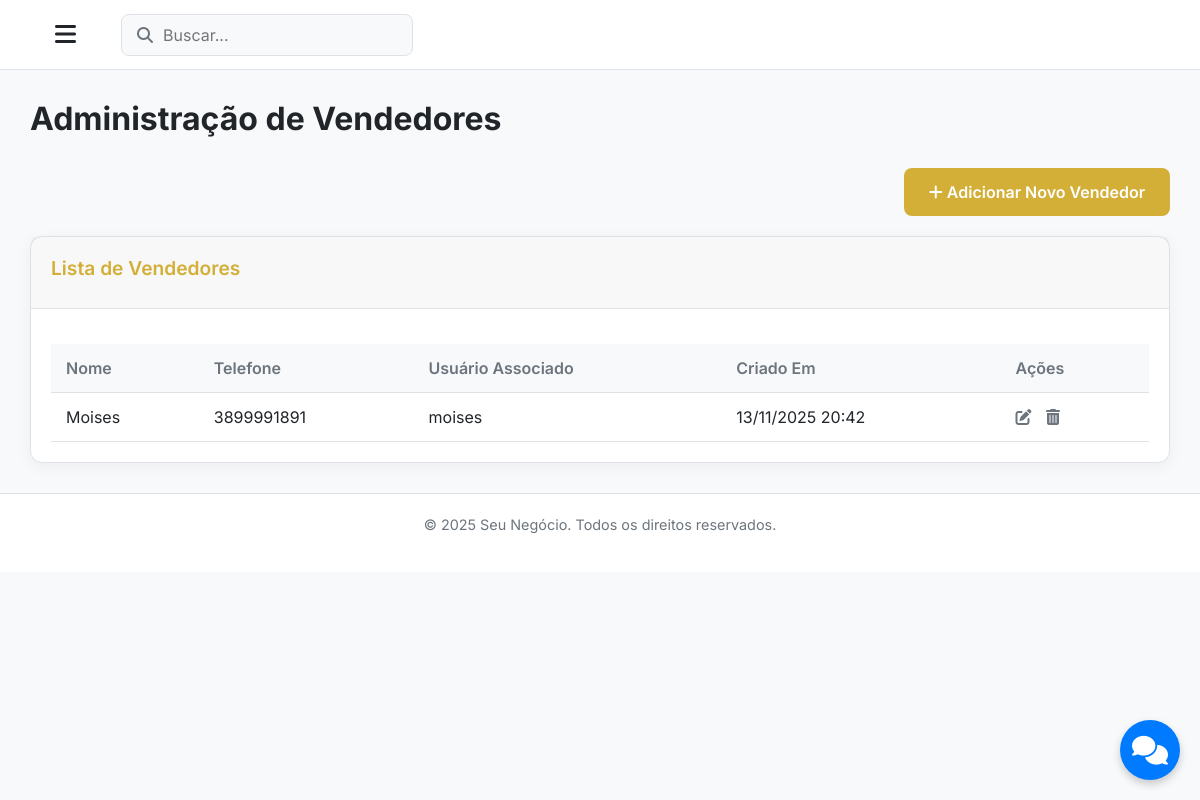
The app's page /project/vendors/ (signed in) with its own data.
### project/models.py (models this page shows, shortened)
class Vendor(models.Model):
    user = models.OneToOneField(settings.AUTH_USER_MODEL, on_delete=models.CASCADE, related_name='vendor_profile', null=True, blank=True)
    name = models.CharField('nome', max_length=200)
    phone = models.CharField('telefone', max_length=30, blank=True)
    profile_image = models.ImageField('imagem de perfil', upload_to=vendor_profile_image_upload_to, blank=True, null=True, validators=[FileExtensionValidator(allowed_extensions=['jpg', 'jpeg', 'png', 'webp'])])
    created_at = models.DateTimeField(default=timezone.now)
    class Meta:
        verbose_name = 'Vendedor'
        verbose_name_plural = 'Vendedores'

### project/views.py (the view)
# urls.py: path('vendors/', vendor_list_view, name='vendor_list'),
@login_required
def vendor_list_view(request):
    vendors = Vendor.objects.all().order_by('-created_at')
    context = {
        'vendors': vendors,
        'page_title': 'Administração de Vendedores'
    }
    return render(request, 'vendor_list.html', context)

### templates/vendor_list.html (shortened to what this page needs)
{% extends "base.html" %}
{% load static %}
{% block content %}
<h2 class="page-title">{{ page_title }}</h2>
<div class="content-header-actions">
    <a href="/admin/project/vendor/add/" target="_blank" class="btn btn-primary">
        <i class="fas fa-plus"></i> Adicionar Novo Vendedor
    </a>
</div>
<div class="card">
    <div class="card-header">
        <h3>Lista de Vendedores</h3>
    </div>
    <div class="card-body">
        <div class="table-responsive">
            <table>
                <thead>
                    <tr>
                        <th>Nome</th>
                        <th>Telefone</th>
                        <th>Usuário Associado</th>
                        <th>Criado Em</th>
                        <th>Ações</th>
                    </tr>
                </thead>
                <tbody>
                    {% for vendor in vendors %}
                    <tr>
                        <td>{{ vendor.name }}</td>
                        <td>{{ vendor.phone|default:"N/A" }}</td>
                        <td>{{ vendor.user.username|default:"N/A" }}</td>
                        <td>{{ vendor.created_at|date:"d/m/Y H:i" }}</td>
                        <td>
                            <a href="/admin/project/vendor/{{ vendor.pk }}/change/" target="_blank" class="action-icon edit-icon" title="Editar">
                                <i class="fas fa-edit"></i>
                            </a>
                            <a href="/admin/project/vendor/{{ vendor.pk }}/delete/" target="_blank" class="action-icon delete-icon" title="Excluir">
                                <i class="fas fa-trash-alt"></i>
                            </a>
                        </td>
                    </tr>
                    {% empty %}
                    <tr>
                        <td colspan="5" class="text-center">Nenhum vendedor encontrado.</td>
                    </tr>
                    {% endfor %}
                </tbody>
            </table>
        </div>
    </div>
</div>
{% endblock %}

### project/static/css/main.css (style rules this page uses)
:root { --gold: #D4AF37; --gold-dark: #b89a30; --bg-primary: #F8F9FA; --bg-secondary: #FFFFFF; --text-primary: #212529; --text-secondary: #6C757D; --border-color: #DEE2E6; --hover-color: #E9ECEF; --sidebar-width: 260px; --header-height: 70px; --font-family: 'Inter', sans-serif; }
* { margin: 0; padding: 0; box-sizing: border-box; }
body { font-family: var(--font-family); background-color: var(--bg-primary); color: var(--text-primary); }
a { text-decoration: none; color: inherit; }
.btn { padding: 12px 25px; border-radius: 8px; font-weight: 600; transition: all 0.2s ease; border: none; }
.btn-primary { background-color: var(--gold); color: var(--bg-secondary); }
.page-title { font-size: 2rem; font-weight: 700; margin-bottom: 30px; color: var(--text-primary); }
.card { background-color: var(--bg-secondary); border: 1px solid var(--border-color); border-radius: 12px; box-shadow: 0 4px 15px rgba(0,0,0,0.05); }
.card-header { padding: 20px; border-bottom: 1px solid var(--border-color); }
.card-header h3 { font-size: 1.2rem; font-weight: 600; color: var(--gold); }
.card-body { padding: 20px; }

### project/static/css/animations.css (style rules this page uses)
.stat-card, .card { transition: transform 0.3s ease, box-shadow 0.3s ease; }
.btn { transition: background-color 0.3s ease, transform 0.2s ease; }

### templates/vendor_list.html (style rules this page uses)
.content-header-actions { margin-bottom: 20px; display: flex; justify-content: flex-end; }
.table-responsive { overflow-x: auto; }
table { width: 100%; border-collapse: collapse; margin-top: 15px; }
table th, table td { padding: 12px 15px; text-align: left; border-bottom: 1px solid var(--border-color); }
table th { background-color: var(--bg-primary); color: var(--text-secondary); font-weight: 600; }
.action-icon { margin-right: 10px; color: var(--text-secondary); transition: color 0.2s ease; }

### records on screen
Vendor: name "Moises", phone "3899991891", user.username "moises", created_at "13/11/2025 20:42"

### other values on screen
{{ page_title }} "Administração de Vendedores"
